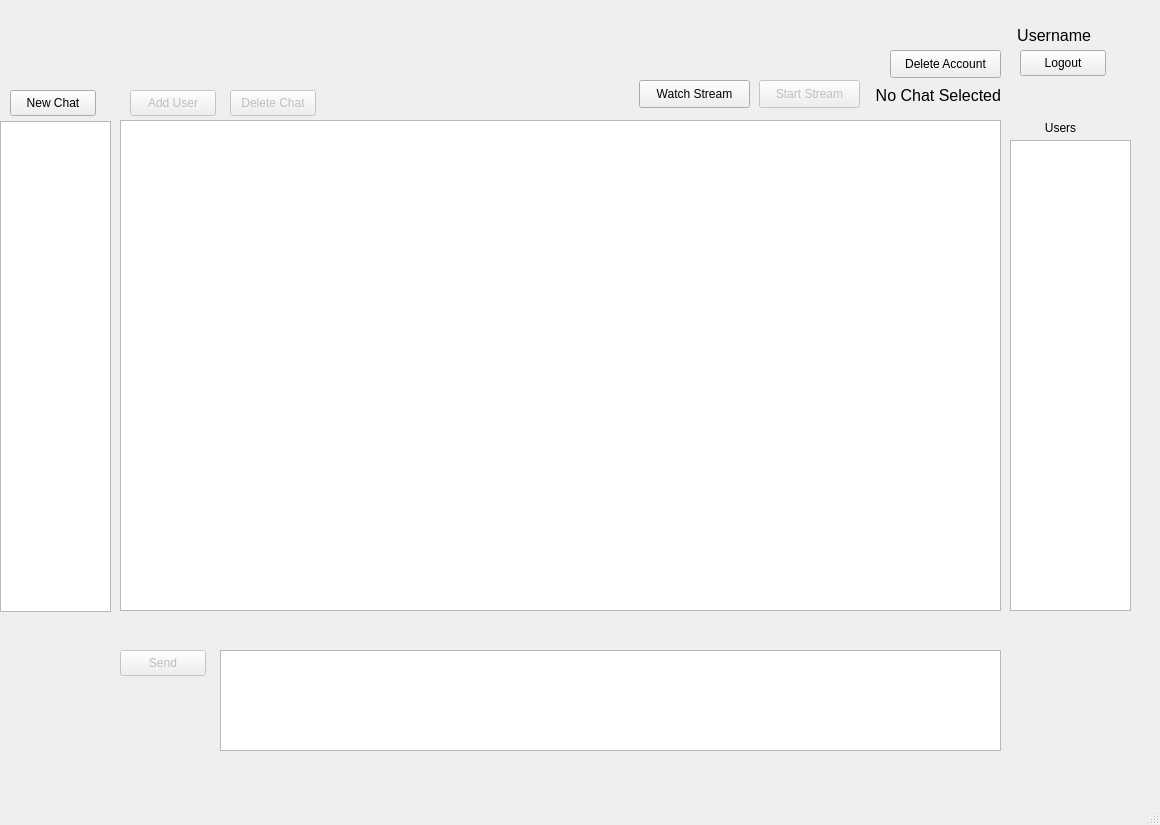
<?xml version="1.0" encoding="UTF-8"?>
<ui version="4.0">
 <class>MainWindow</class>
 <widget class="QMainWindow" name="MainWindow">
  <property name="geometry">
   <rect>
    <x>0</x>
    <y>0</y>
    <width>1160</width>
    <height>825</height>
   </rect>
  </property>
  <property name="windowTitle">
   <string>Starfish</string>
  </property>
  <widget class="QWidget" name="centralwidget">
   <widget class="QStackedWidget" name="stackedWidget">
    <property name="enabled">
     <bool>true</bool>
    </property>
    <property name="geometry">
     <rect>
      <x>-10</x>
      <y>0</y>
      <width>1141</width>
      <height>771</height>
     </rect>
    </property>
    <property name="currentIndex">
     <number>1</number>
    </property>
    <widget class="QWidget" name="page">
     <widget class="QWidget" name="layoutWidget">
      <property name="geometry">
       <rect>
        <x>470</x>
        <y>250</y>
        <width>121</width>
        <height>71</height>
       </rect>
      </property>
      <layout class="QVBoxLayout" name="verticalLayout_2">
       <item>
        <widget class="QLineEdit" name="lineEdit"/>
       </item>
       <item>
        <widget class="QLineEdit" name="lineEdit_2"/>
       </item>
      </layout>
     </widget>
     <widget class="QWidget" name="layoutWidget">
      <property name="geometry">
       <rect>
        <x>400</x>
        <y>250</y>
        <width>71</width>
        <height>71</height>
       </rect>
      </property>
      <layout class="QVBoxLayout" name="verticalLayout">
       <item>
        <widget class="QLabel" name="label">
         <property name="text">
          <string>username</string>
         </property>
        </widget>
       </item>
       <item>
        <widget class="QLabel" name="label_2">
         <property name="text">
          <string>password</string>
         </property>
        </widget>
       </item>
      </layout>
     </widget>
     <widget class="QPushButton" name="pushButton_3">
      <property name="geometry">
       <rect>
        <x>470</x>
        <y>400</y>
        <width>86</width>
        <height>26</height>
       </rect>
      </property>
      <property name="text">
       <string>Create User</string>
      </property>
     </widget>
     <widget class="QPushButton" name="pushButton">
      <property name="geometry">
       <rect>
        <x>470</x>
        <y>340</y>
        <width>86</width>
        <height>26</height>
       </rect>
      </property>
      <property name="text">
       <string>Login</string>
      </property>
     </widget>
    </widget>
    <widget class="QWidget" name="page_2">
     <widget class="QPushButton" name="pushButton_5">
      <property name="geometry">
       <rect>
        <x>20</x>
        <y>90</y>
        <width>86</width>
        <height>26</height>
       </rect>
      </property>
      <property name="text">
       <string>New Chat</string>
      </property>
     </widget>
     <widget class="QLabel" name="label_3">
      <property name="geometry">
       <rect>
        <x>870</x>
        <y>80</y>
        <width>141</width>
        <height>31</height>
       </rect>
      </property>
      <property name="font">
       <font>
        <pointsize>12</pointsize>
       </font>
      </property>
      <property name="text">
       <string>No Chat Selected</string>
      </property>
      <property name="alignment">
       <set>Qt::AlignRight|Qt::AlignTrailing|Qt::AlignVCenter</set>
      </property>
     </widget>
     <widget class="QTextBrowser" name="textBrowser">
      <property name="geometry">
       <rect>
        <x>130</x>
        <y>120</y>
        <width>881</width>
        <height>491</height>
       </rect>
      </property>
      <property name="styleSheet">
       <string notr="true">/*background-color: rgb(179, 179, 179);*/</string>
      </property>
     </widget>
     <widget class="QTextEdit" name="textEdit">
      <property name="geometry">
       <rect>
        <x>230</x>
        <y>650</y>
        <width>781</width>
        <height>101</height>
       </rect>
      </property>
      <property name="styleSheet">
       <string notr="true">/*background-color: rgb(179, 179, 179);*/</string>
      </property>
     </widget>
     <widget class="QPushButton" name="pushButton_6">
      <property name="enabled">
       <bool>false</bool>
      </property>
      <property name="geometry">
       <rect>
        <x>130</x>
        <y>650</y>
        <width>86</width>
        <height>26</height>
       </rect>
      </property>
      <property name="text">
       <string>Send</string>
      </property>
     </widget>
     <widget class="QPushButton" name="pushButton_7">
      <property name="enabled">
       <bool>false</bool>
      </property>
      <property name="geometry">
       <rect>
        <x>140</x>
        <y>90</y>
        <width>86</width>
        <height>26</height>
       </rect>
      </property>
      <property name="text">
       <string>Add User</string>
      </property>
     </widget>
     <widget class="QPushButton" name="pushButton_8">
      <property name="geometry">
       <rect>
        <x>1030</x>
        <y>50</y>
        <width>86</width>
        <height>26</height>
       </rect>
      </property>
      <property name="text">
       <string>Logout</string>
      </property>
     </widget>
     <widget class="QLabel" name="label_4">
      <property name="geometry">
       <rect>
        <x>870</x>
        <y>20</y>
        <width>231</width>
        <height>31</height>
       </rect>
      </property>
      <property name="font">
       <font>
        <pointsize>12</pointsize>
       </font>
      </property>
      <property name="layoutDirection">
       <enum>Qt::LeftToRight</enum>
      </property>
      <property name="text">
       <string>Username</string>
      </property>
      <property name="alignment">
       <set>Qt::AlignRight|Qt::AlignTrailing|Qt::AlignVCenter</set>
      </property>
     </widget>
     <widget class="QPushButton" name="pushButton_9">
      <property name="enabled">
       <bool>false</bool>
      </property>
      <property name="geometry">
       <rect>
        <x>240</x>
        <y>90</y>
        <width>86</width>
        <height>26</height>
       </rect>
      </property>
      <property name="text">
       <string>Delete Chat</string>
      </property>
     </widget>
     <widget class="QListWidget" name="listWidget">
      <property name="geometry">
       <rect>
        <x>10</x>
        <y>121</y>
        <width>111</width>
        <height>491</height>
       </rect>
      </property>
      <property name="styleSheet">
       <string notr="true">/*background-color: rgb(179, 179, 179);*/</string>
      </property>
     </widget>
     <widget class="QPushButton" name="pushButton_2">
      <property name="enabled">
       <bool>false</bool>
      </property>
      <property name="geometry">
       <rect>
        <x>769</x>
        <y>80</y>
        <width>101</width>
        <height>28</height>
       </rect>
      </property>
      <property name="text">
       <string>Start Stream</string>
      </property>
     </widget>
     <widget class="QPushButton" name="pushButton_4">
      <property name="geometry">
       <rect>
        <x>649</x>
        <y>80</y>
        <width>111</width>
        <height>28</height>
       </rect>
      </property>
      <property name="text">
       <string>Watch Stream</string>
      </property>
     </widget>
     <widget class="QListWidget" name="listWidget_2">
      <property name="geometry">
       <rect>
        <x>1020</x>
        <y>140</y>
        <width>121</width>
        <height>471</height>
       </rect>
      </property>
      <property name="styleSheet">
       <string notr="true">/*background-color: rgb(179, 179, 179);*/</string>
      </property>
     </widget>
     <widget class="QLabel" name="label_5">
      <property name="geometry">
       <rect>
        <x>1020</x>
        <y>120</y>
        <width>101</width>
        <height>16</height>
       </rect>
      </property>
      <property name="text">
       <string>Users</string>
      </property>
      <property name="alignment">
       <set>Qt::AlignCenter</set>
      </property>
     </widget>
     <widget class="QPushButton" name="pushButton_11">
      <property name="geometry">
       <rect>
        <x>900</x>
        <y>50</y>
        <width>111</width>
        <height>28</height>
       </rect>
      </property>
      <property name="text">
       <string>Delete Account</string>
      </property>
     </widget>
     <zorder>label_4</zorder>
     <zorder>pushButton_5</zorder>
     <zorder>label_3</zorder>
     <zorder>textBrowser</zorder>
     <zorder>textEdit</zorder>
     <zorder>pushButton_6</zorder>
     <zorder>pushButton_7</zorder>
     <zorder>pushButton_8</zorder>
     <zorder>pushButton_9</zorder>
     <zorder>listWidget</zorder>
     <zorder>pushButton_2</zorder>
     <zorder>pushButton_4</zorder>
     <zorder>listWidget_2</zorder>
     <zorder>label_5</zorder>
     <zorder>pushButton_11</zorder>
    </widget>
   </widget>
  </widget>
  <widget class="QMenuBar" name="menubar">
   <property name="enabled">
    <bool>false</bool>
   </property>
   <property name="geometry">
    <rect>
     <x>0</x>
     <y>0</y>
     <width>1160</width>
     <height>22</height>
    </rect>
   </property>
  </widget>
  <widget class="QStatusBar" name="statusbar"/>
  <action name="actionPrefferances">
   <property name="enabled">
    <bool>true</bool>
   </property>
   <property name="text">
    <string>Prefferances...</string>
   </property>
  </action>
  <action name="actionPreferences">
   <property name="text">
    <string>Preferences</string>
   </property>
  </action>
 </widget>
 <resources/>
 <connections/>
</ui>
